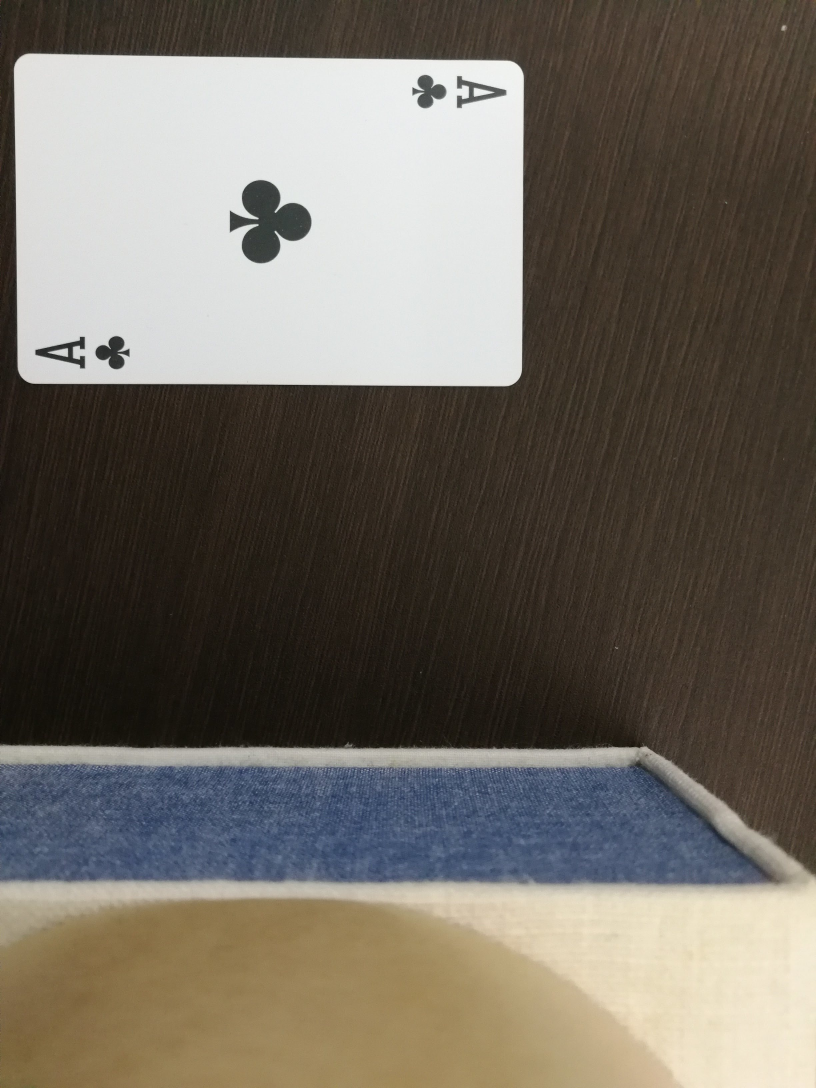
#> input picture data/original_img/c1.jpg, 2448 x 3264 px (shown at 1/3 size); its folder holds 7 pictures in this run
$ jupyter execute preprocess1.ipynb   (shell and % lines are left out)
#> lines starting #> are read from the running program, lines starting #| are printed output that depends on the picture; after the words box and inside, x2 and y2 are one past the last pixel; in counts of white or black regions, pixels touching at a corner belong together
[cell 1]
import numpy as np
import glob
import os
import cv2
import matplotlib.pyplot as plt

[cell 2]
data_path = '../data/'
img_file = glob.glob(os.path.join(data_path, 'original_img/*'))

[cell 3]
name = []
name.append('dummy.jpg')
name.append('joker.jpg')
for suite in ['s', 'h', 'd', 'c']:
    for num in range(1,14):
        name.append(suite+str(num)+'.jpg')
name.append('back.jpg')

[cell 4]
img = cv2.imread(img_file[1])
#> img is the input picture: shape (3264, 2448, 3); mean B, G, R 96.9, 106.3, 112.7
img = img[0:2000, :2000]
#> img: shape (2000, 2000, 3)
gray = cv2.cvtColor(img, cv2.COLOR_BGR2GRAY)
plt.imshow(gray, cmap='gray')

[cell 5]
ret, thresh = cv2.threshold(gray, 80, 255, cv2.THRESH_TOZERO_INV)
ret, thresh = cv2.threshold(1-thresh, 80, 255, cv2.THRESH_TOZERO_INV)
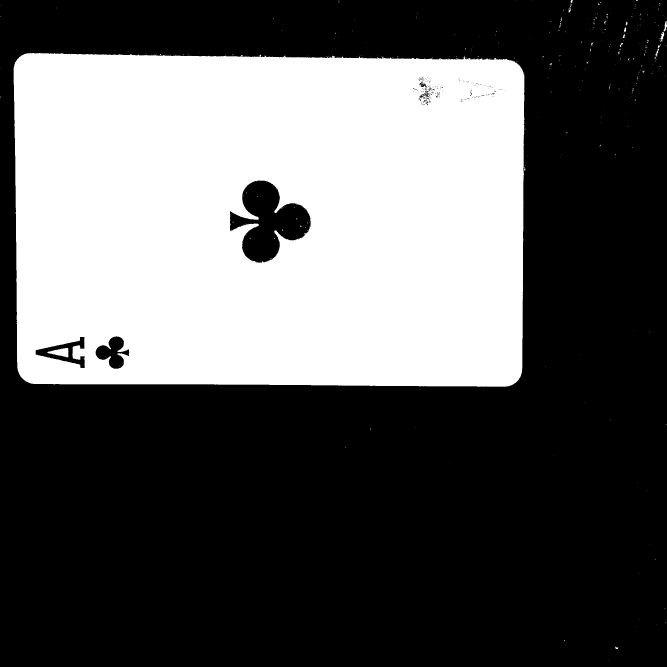
#> thresh: shape (2000, 2000) (shown at 1/3 size); values 0 (black) and 1 (white), 36.4% white; 374 white regions (355 under 20 px), largest, box (x1, y1, x2, y2) and area: (41, 159, 1574, 1160) 1453082, (142, 1044, 205, 1072) 1042, (1979, 95, 1993, 125) 166
plt.imshow(thresh, cmap='gray')

[cell 6]
thresh2 = cv2.adaptiveThreshold(gray, 255, cv2.ADAPTIVE_THRESH_GAUSSIAN_C, cv2.THRESH_BINARY_INV, 99, 20)
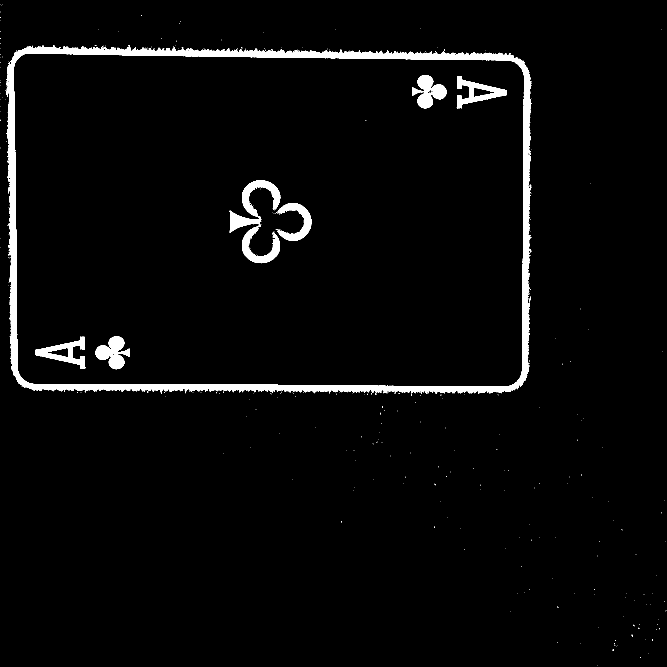
#> thresh2: shape (2000, 2000) (shown at 1/3 size); 3.2% white; 392 white regions (383 under 20 px), largest, box (x1, y1, x2, y2) and area: (18, 135, 1595, 1185) 91046, (689, 541, 841, 790) 11875, (287, 1009, 389, 1108) 5358
plt.imshow(thresh2, cmap='gray')

[cell 7]
thresh3 = cv2.threshold(gray, 0, 255, cv2.THRESH_BINARY_INV+cv2.THRESH_OTSU)[1]
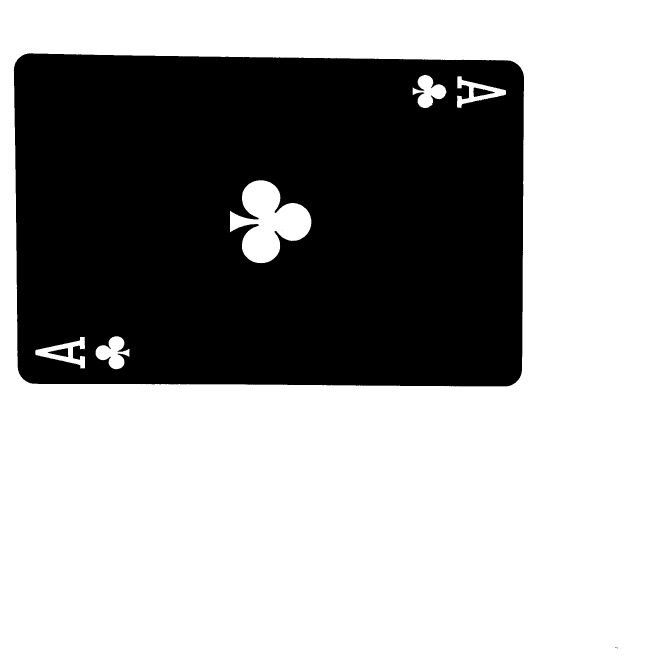
#> thresh3: shape (2000, 2000) (shown at 1/3 size); 64.1% white; 6 black regions (3 under 20 px)
plt.imshow(thresh3, cmap='gray')

[cell 8]
contours = cv2.findContours(thresh, cv2.RETR_LIST, cv2.CHAIN_APPROX_SIMPLE)[1]
#> contours = 650 contours, 623 with area under 20; largest, box (x1, y1, x2, y2) and area: (41, 159, 1574, 1160) 1495240, (689, 540, 933, 790) 33358, (106, 1010, 255, 1105) 5929, (286, 1008, 389, 1108) 5395, (142, 1044, 205, 1072) 966
th_area = img.shape[0] * img.shape[1] / 100
#> th_area = 40000
contours_large = list(filter(lambda c:cv2.contourArea(c) > th_area, contours))
#> contours_large = 1 contour; box (x1, y1, x2, y2) and area: (41, 159, 1574, 1160) 1495240

approxes = []
for (i,cnt) in enumerate(contours_large):
    arclen = cv2.arcLength(cnt, True)
    approx = cv2.approxPolyDP(cnt, 0.1*arclen, True)
    if len(approx) < 4:
        continue
    approxes.append(approx)
#> this loop made 1 pass
#> (arclen, approx) on pass 1: (5386.1, [[45, 187], [78, 1144], [1555, 1139], [1544, 184]])
#> after the loop, approxes = [[[45, 187], [78, 1144], [1555, 1139], [1544, 184]]]

test = np.copy(img)
cv2.polylines(test, approxes,True,(255,0,0),10)
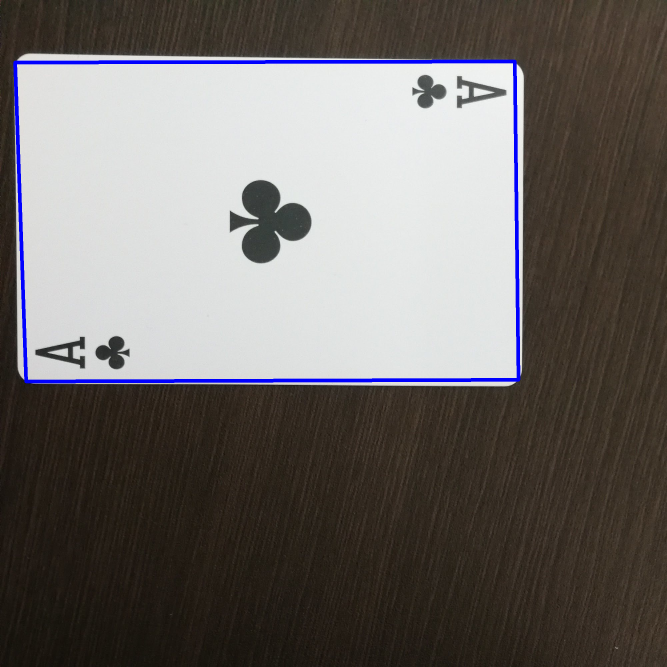
#> test: shape (2000, 2000, 3) (shown at 1/3 size); mean B, G, R 103.8, 106.4, 111.1
#> `closing = cv2.morphologyEx(erase, cv2.MORPH_CLOSE, close_kernel, itera..`: closing: shape (2000, 2000); 64.2% white; 3 black regions, box (x1, y1, x2, y2) and area: (42, 161, 1572, 1159) 1431189, (219, 1041, 241, 1074) 715, (1421, 266, 1442, 287) 441
plt.imshow(test)

[cell 9]
def erase_marks(img):
    nlabels, labels, stats, centroids = cv2.connectedComponentsWithStats(img)
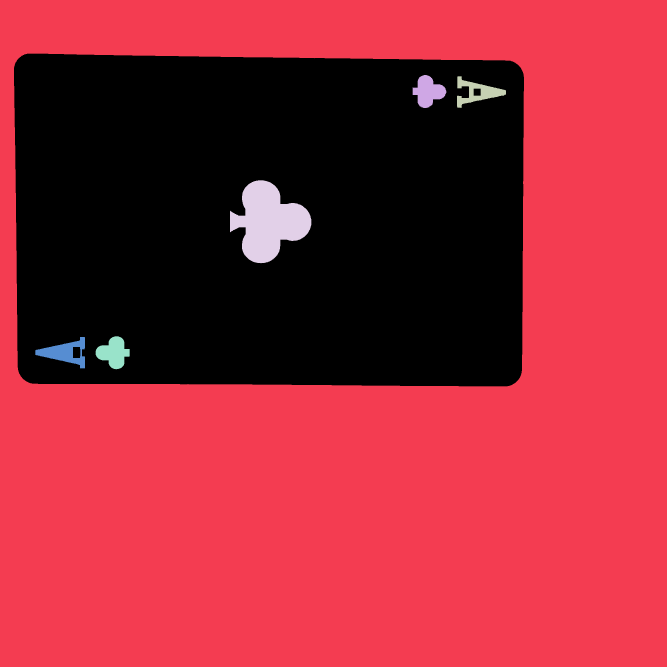
#> labels: shape (2000, 2000) int32 (shown at 1/3 size); 7 distinct labels, from 0 to 6; one colour per label, 0 black
#> nlabels = 7; stats = [[42, 161, 1530, 998, 1432345], [0, 0, 2000, 2000, 2507553], [1237, 225, 102, 99, 6035], [1371, 229, 147, 95, 5520], [690, 541, 244, 249, 36031], [287, 1009, 102, 99, 6146], [106, 1011, 149, 94, 6370]]; centroids = [[806.6, 661.4], [1114.5, 1200.5], [1284.3, 274.3], [1431.7, 276.3], [805.2, 664.8], [340.5, 1057.7], [194, 1057.4]]
    areas = stats[:,4]
#> areas = [1432345, 2507553, 6035, 5520, 36031, 6146, 6370]
    areas<100000
    for i in np.argwhere(areas<100000):
        img[labels==i] = 0
#> this loop made 5 passes
#> i on passes 1 to 5: [2], [3], [4], [5], [6]
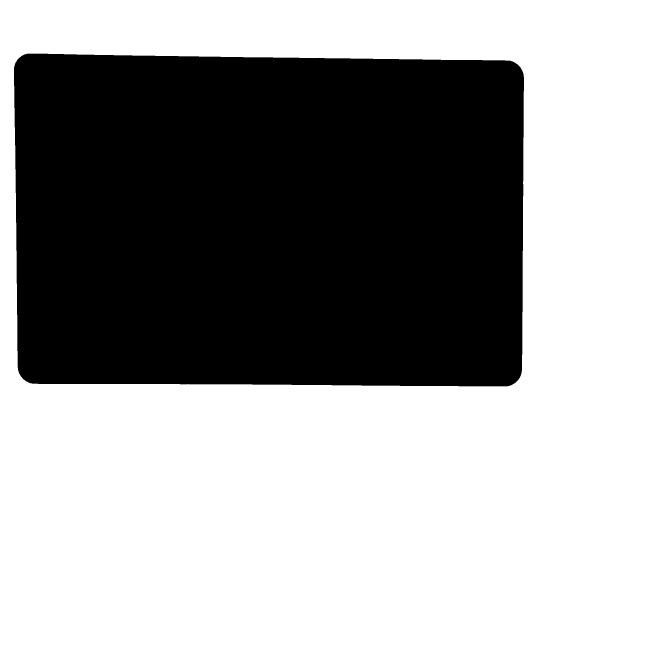
#> img: shape (2000, 2000) (shown at 1/3 size); 62.7% white; 1 black region, box (x1, y1, x2, y2) and area: (42, 161, 1572, 1159) 1492447
    return img

[cell 10]
erase = np.copy(thresh3)
close_kernel = np.ones((3,3),np.uint8)
closing = cv2.morphologyEx(erase, cv2.MORPH_CLOSE, close_kernel, iterations=10)

connected = erase_marks(closing)

erode_kernel = np.ones((3,3),np.uint8)
dilation = 255 - cv2.dilate(connected, erode_kernel, iterations = 2)
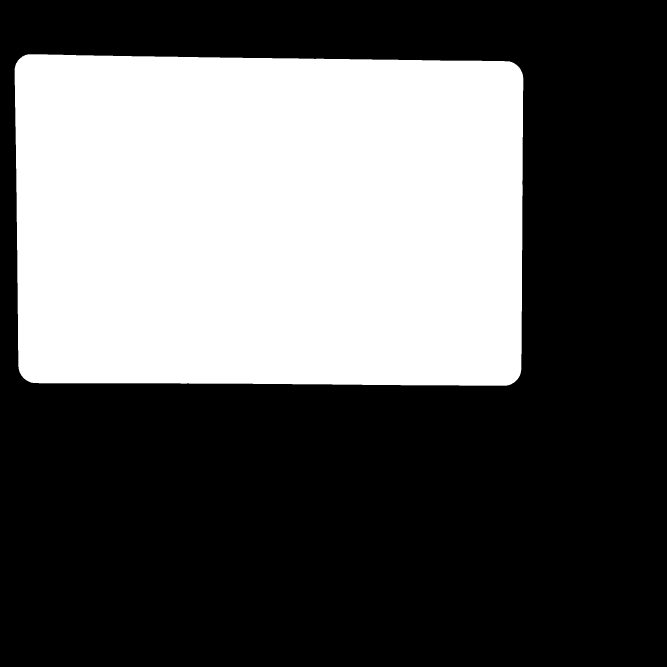
#> dilation: shape (2000, 2000) (shown at 1/3 size); 37.1% white; 1 white region, box (x1, y1, x2, y2) and area: (44, 163, 1570, 1157) 1482339
plt.imshow(dilation, cmap='gray')

[cell 11]
def get_maxmin(img):
    # img: crop region must be 0 and else 255
    non_zero = np.argwhere(img==255)
#> non_zero = 1482339 pairs, first value 163 to 1156, second value 44 to 1569
    x_min = np.min(non_zero[:,0])
#> x_min = 163
    y_min = np.min(non_zero[:,1])
#> y_min = 44
    x_max = np.max(non_zero[:,0])
#> x_max = 1156
    y_max = np.max(non_zero[:,1])
#> y_max = 1569
    return x_min, y_min, x_max, y_max

[cell 12]
from scipy.ndimage.interpolation import rotate
def calc_area(img):
    x_min, y_min, x_max, y_max = get_maxmin(img)
#> x_min = 163; y_min = 44; x_max = 1156; y_max = 1569
    return (x_max-x_min) * (y_max-y_min)

def rotate_min(img):
    # rotate img so that crop region is minimum
    area = calc_area(img)
#> area = 1514325
    angle = 0.0
    num_try = 0
    while True:
        angle += 0.2
        img = rotate(img, angle)
        new_area = calc_area(img)
        if new_area > area:
            num_try += 1
            if num_try == 3:
                break
        else:
            num_try = 0
            area = new_area
#> this loop made 5 passes
#> (new_area, area) on passes 1 to 2: (1506700, 1506700), (1502568, 1502568)
#> new_area on passes 3 to 5: 1524255, 1566576, 1618232
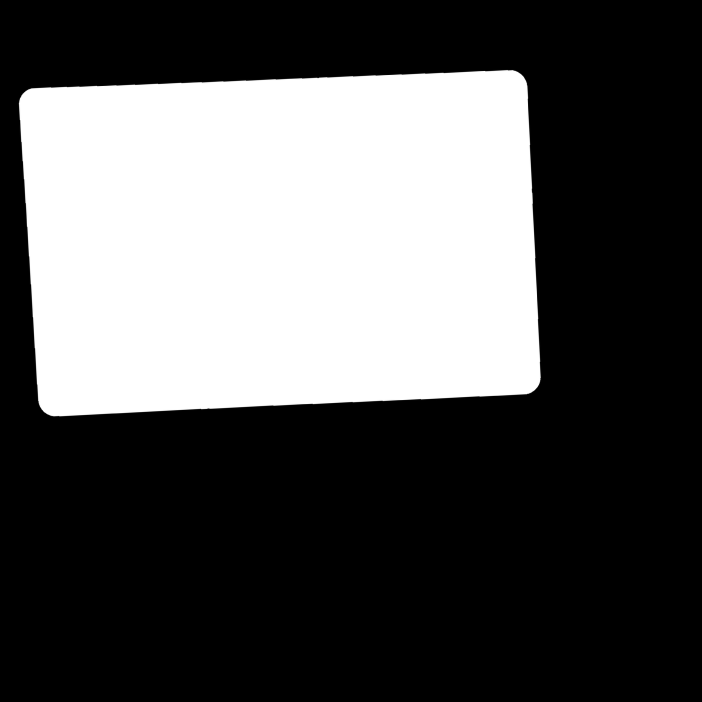
#> img: shape (2106, 2106) (shown at 1/3 size); min 0, max 255, mean 85.2
#> after the loop, angle = 1
    if angle == 0.2:
        num_try = 0
        angle = 0.0
        while True:
            angle -= 0.2
            img = rotate(img, angle)
            new_area = calc_area(img)
            if new_area > area:
                if num_try == 3:
                    break
            else:
                num_try = 0
                area = new_area
    if angle == -0.2:
        angle = 0.0
    return angle

[cell 13]
angle = rotate_min(dilation)
#> angle = 1

[cell 14]
plt.imshow(dilation, cmap='gray')

[cell 15]
plt.imshow(rotate(dilation, 1.4), cmap='gray')
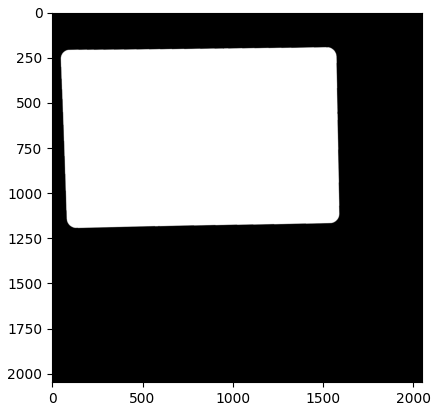
#> figure drawn by matplotlib, 1 panel

[cell 16]
new_img = np.c_[img, np.expand_dims(dilation, axis=-1)]
new_img = rotate(new_img, angle)
#> new_img: shape (2035, 2035, 4)

[cell 17]
x_min, y_min, x_max, y_max = get_maxmin(rotate(dilation, angle))
#> x_min = 192; y_min = 48; x_max = 1181; y_max = 1582
# x_min, y_min, x_max, y_max = get_maxmin(dilation)
new_img = new_img[x_min-1:x_max+1, y_min-1:y_max+1]
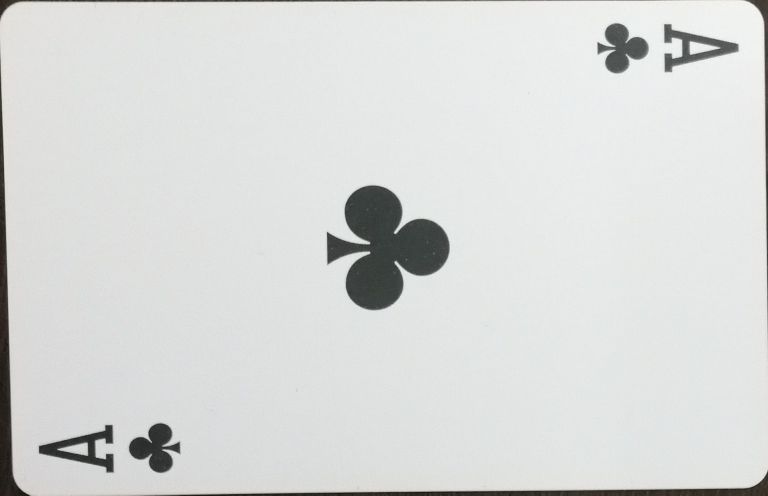
#> new_img: shape (991, 1536, 4) (shown at 1/2 size); mean B, G, R, A 217, 218.3, 216.7, 248.3

[cell 18]
file_name = img_file[0].split('/')[-1]
save_dir = os.path.join(data_path, 'cards_data', file_name)
cv2.imwrite('test4.png', new_img)
#> Out = True
